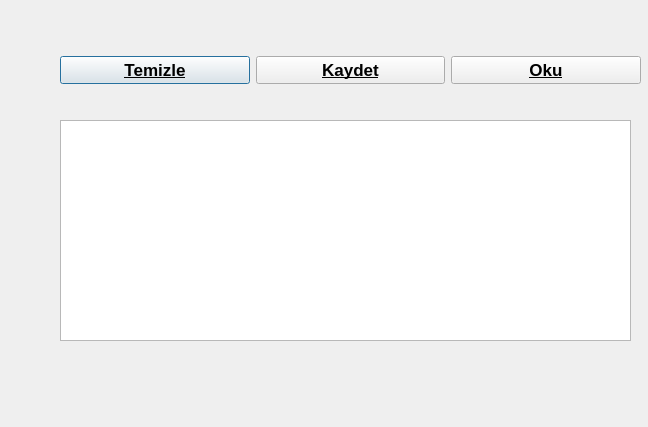
<?xml version="1.0" encoding="UTF-8"?>
<ui version="4.0">
 <class>Dialog</class>
 <widget class="QDialog" name="Dialog">
  <property name="geometry">
   <rect>
    <x>0</x>
    <y>0</y>
    <width>648</width>
    <height>427</height>
   </rect>
  </property>
  <property name="font">
   <font>
    <pointsize>13</pointsize>
    <weight>75</weight>
    <bold>true</bold>
    <underline>true</underline>
   </font>
  </property>
  <property name="windowTitle">
   <string>Dialog</string>
  </property>
  <widget class="QPlainTextEdit" name="txtMetin">
   <property name="geometry">
    <rect>
     <x>60</x>
     <y>120</y>
     <width>571</width>
     <height>221</height>
    </rect>
   </property>
  </widget>
  <widget class="QDialogButtonBox" name="buttonBox">
   <property name="geometry">
    <rect>
     <x>310</x>
     <y>370</y>
     <width>311</width>
     <height>23</height>
    </rect>
   </property>
   <property name="standardButtons">
    <set>QDialogButtonBox::NoButton</set>
   </property>
  </widget>
  <widget class="QWidget" name="">
   <property name="geometry">
    <rect>
     <x>60</x>
     <y>30</y>
     <width>581</width>
     <height>81</height>
    </rect>
   </property>
   <layout class="QHBoxLayout" name="horizontalLayout">
    <item>
     <widget class="QPushButton" name="btnTemizle">
      <property name="text">
       <string>Temizle</string>
      </property>
      <property name="icon">
       <iconset>
        <normalon>:/icons/images/file.png</normalon>
       </iconset>
      </property>
     </widget>
    </item>
    <item>
     <widget class="QPushButton" name="btnKaydet">
      <property name="text">
       <string>Kaydet</string>
      </property>
      <property name="icon">
       <iconset>
        <normalon>:/icons/images/disk.png</normalon>
       </iconset>
      </property>
     </widget>
    </item>
    <item>
     <widget class="QPushButton" name="btnOku">
      <property name="text">
       <string>Oku</string>
      </property>
      <property name="icon">
       <iconset>
        <normalon>:/icons/images/folder.png</normalon>
       </iconset>
      </property>
     </widget>
    </item>
   </layout>
  </widget>
 </widget>
 <resources/>
 <connections/>
</ui>
